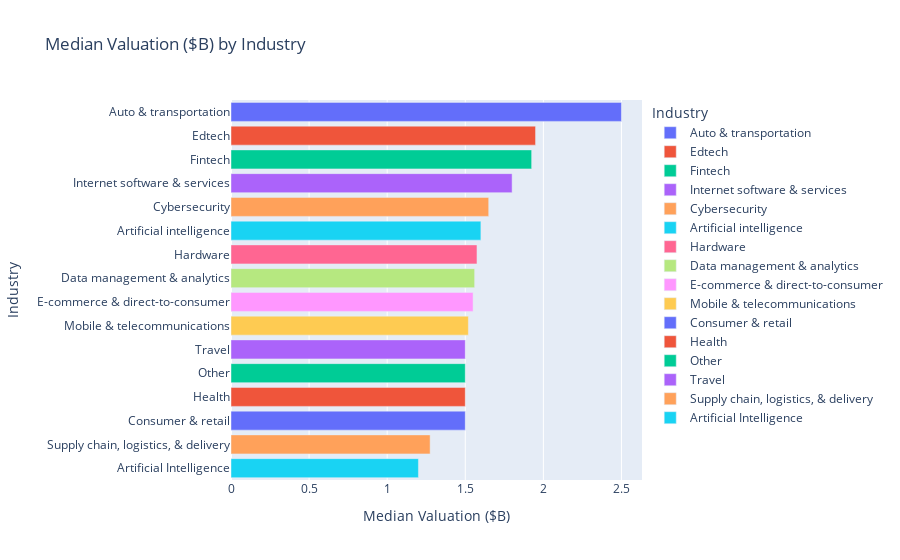

Write notebook code for a chart like this one.
### Markdown cell above
## Valuation by Industry

### Code cell
# Group the DataFrame by Industry and calculate the median Valuation ($B) for each industry
industry_valuation_median = companies.groupby('Industry')['Valuation ($B)'].median()
industry_valuation_median = industry_valuation_median.sort_values(ascending=False).reset_index()

# Create a horizontal bar plot using Plotly Express
fig = px.bar(industry_valuation_median, x='Valuation ($B)', y='Industry', orientation='h', color='Industry',
             labels={'Valuation ($B)': 'Median Valuation ($B)'}, title='Median Valuation ($B) by Industry')
fig.update_layout(yaxis={'categoryorder': 'total ascending'})

fig.show()

### Figure 1 — Plotly figure (JSON) as saved in the notebook; plotly's stock layout.template omitted (floating-point values rounded to 4 significant figures)
{"data": [{"alignmentgroup": "True", "hovertemplate": "Industry=%{y}<br>Median Valuation ($B)=%{x}<extra></extra>", "legendgroup": "Auto & transportation", "marker": {"color": "#636efa", "pattern": {"shape": ""}}, "name": "Auto & transportation", "offsetgroup": "Auto & transportation", "orientation": "h", "showlegend": true, "textposition": "auto", "type": "bar", "x": [2.5], "xaxis": "x", "y": ["Auto & transportation"], "yaxis": "y"}, {"alignmentgroup": "True", "hovertemplate": "Industry=%{y}<br>Median Valuation ($B)=%{x}<extra></extra>", "legendgroup": "Edtech", "marker": {"color": "#EF553B", "pattern": {"shape": ""}}, "name": "Edtech", "offsetgroup": "Edtech", "orientation": "h", "showlegend": true, "textposition": "auto", "type": "bar", "x": [1.95], "xaxis": "x", "y": ["Edtech"], "yaxis": "y"}, {"alignmentgroup": "True", "hovertemplate": "Industry=%{y}<br>Median Valuation ($B)=%{x}<extra></extra>", "legendgroup": "Fintech", "marker": {"color": "#00cc96", "pattern": {"shape": ""}}, "name": "Fintech", "offsetgroup": "Fintech", "orientation": "h", "showlegend": true, "textposition": "auto", "type": "bar", "x": [1.925], "xaxis": "x", "y": ["Fintech"], "yaxis": "y"}, {"alignmentgroup": "True", "hovertemplate": "Industry=%{y}<br>Median Valuation ($B)=%{x}<extra></extra>", "legendgroup": "Internet software & services", "marker": {"color": "#ab63fa", "pattern": {"shape": ""}}, "name": "Internet software & services", "offsetgroup": "Internet software & services", "orientation": "h", "showlegend": true, "textposition": "auto", "type": "bar", "x": [1.8], "xaxis": "x", "y": ["Internet software & services"], "yaxis": "y"}, {"alignmentgroup": "True", "hovertemplate": "Industry=%{y}<br>Median Valuation ($B)=%{x}<extra></extra>", "legendgroup": "Cybersecurity", "marker": {"color": "#FFA15A", "pattern": {"shape": ""}}, "name": "Cybersecurity", "offsetgroup": "Cybersecurity", "orientation": "h", "showlegend": true, "textposition": "auto", "type": "bar", "x": [1.65], "xaxis": "x", "y": ["Cybersecurity"], "yaxis": "y"}, {"alignmentgroup": "True", "hovertemplate": "Industry=%{y}<br>Median Valuation ($B)=%{x}<extra></extra>", "legendgroup": "Artificial intelligence", "marker": {"color": "#19d3f3", "pattern": {"shape": ""}}, "name": "Artificial intelligence", "offsetgroup": "Artificial intelligence", "orientation": "h", "showlegend": true, "textposition": "auto", "type": "bar", "x": [1.6], "xaxis": "x", "y": ["Artificial intelligence"], "yaxis": "y"}, {"alignmentgroup": "True", "hovertemplate": "Industry=%{y}<br>Median Valuation ($B)=%{x}<extra></extra>", "legendgroup": "Hardware", "marker": {"color": "#FF6692", "pattern": {"shape": ""}}, "name": "Hardware", "offsetgroup": "Hardware", "orientation": "h", "showlegend": true, "textposition": "auto", "type": "bar", "x": [1.575], "xaxis": "x", "y": ["Hardware"], "yaxis": "y"}, {"alignmentgroup": "True", "hovertemplate": "Industry=%{y}<br>Median Valuation ($B)=%{x}<extra></extra>", "legendgroup": "Data management & analytics", "marker": {"color": "#B6E880", "pattern": {"shape": ""}}, "name": "Data management & analytics", "offsetgroup": "Data management & analytics", "orientation": "h", "showlegend": true, "textposition": "auto", "type": "bar", "x": [1.56], "xaxis": "x", "y": ["Data management & analytics"], "yaxis": "y"}, {"alignmentgroup": "True", "hovertemplate": "Industry=%{y}<br>Median Valuation ($B)=%{x}<extra></extra>", "legendgroup": "E-commerce & direct-to-consumer", "marker": {"color": "#FF97FF", "pattern": {"shape": ""}}, "name": "E-commerce & direct-to-consumer", "offsetgroup": "E-commerce & direct-to-consumer", "orientation": "h", "showlegend": true, "textposition": "auto", "type": "bar", "x": [1.55], "xaxis": "x", "y": ["E-commerce & direct-to-consumer"], "yaxis": "y"}, {"alignmentgroup": "True", "hovertemplate": "Industry=%{y}<br>Median Valuation ($B)=%{x}<extra></extra>", "legendgroup": "Mobile & telecommunications", "marker": {"color": "#FECB52", "pattern": {"shape": ""}}, "name": "Mobile & telecommunications", "offsetgroup": "Mobile & telecommunications", "orientation": "h", "showlegend": true, "textposition": "auto", "type": "bar", "x": [1.52], "xaxis": "x", "y": ["Mobile & telecommunications"], "yaxis": "y"}, {"alignmentgroup": "True", "hovertemplate": "Industry=%{y}<br>Median Valuation ($B)=%{x}<extra></extra>", "legendgroup": "Consumer & retail", "marker": {"color": "#636efa", "pattern": {"shape": ""}}, "name": "Consumer & retail", "offsetgroup": "Consumer & retail", "orientation": "h", "showlegend": true, "textposition": "auto", "type": "bar", "x": [1.5], "xaxis": "x", "y": ["Consumer & retail"], "yaxis": "y"}, {"alignmentgroup": "True", "hovertemplate": "Industry=%{y}<br>Median Valuation ($B)=%{x}<extra></extra>", "legendgroup": "Health", "marker": {"color": "#EF553B", "pattern": {"shape": ""}}, "name": "Health", "offsetgroup": "Health", "orientation": "h", "showlegend": true, "textposition": "auto", "type": "bar", "x": [1.5], "xaxis": "x", "y": ["Health"], "yaxis": "y"}, {"alignmentgroup": "True", "hovertemplate": "Industry=%{y}<br>Median Valuation ($B)=%{x}<extra></extra>", "legendgroup": "Other", "marker": {"color": "#00cc96", "pattern": {"shape": ""}}, "name": "Other", "offsetgroup": "Other", "orientation": "h", "showlegend": true, "textposition": "auto", "type": "bar", "x": [1.5], "xaxis": "x", "y": ["Other"], "yaxis": "y"}, {"alignmentgroup": "True", "hovertemplate": "Industry=%{y}<br>Median Valuation ($B)=%{x}<extra></extra>", "legendgroup": "Travel", "marker": {"color": "#ab63fa", "pattern": {"shape": ""}}, "name": "Travel", "offsetgroup": "Travel", "orientation": "h", "showlegend": true, "textposition": "auto", "type": "bar", "x": [1.5], "xaxis": "x", "y": ["Travel"], "yaxis": "y"}, {"alignmentgroup": "True", "hovertemplate": "Industry=%{y}<br>Median Valuation ($B)=%{x}<extra></extra>", "legendgroup": "Supply chain, logistics, & delivery", "marker": {"color": "#FFA15A", "pattern": {"shape": ""}}, "name": "Supply chain, logistics, & delivery", "offsetgroup": "Supply chain, logistics, & delivery", "orientation": "h", "showlegend": true, "textposition": "auto", "type": "bar", "x": [1.275], "xaxis": "x", "y": ["Supply chain, logistics, & delivery"], "yaxis": "y"}, {"alignmentgroup": "True", "hovertemplate": "Industry=%{y}<br>Median Valuation ($B)=%{x}<extra></extra>", "legendgroup": "Artificial Intelligence", "marker": {"color": "#19d3f3", "pattern": {"shape": ""}}, "name": "Artificial Intelligence", "offsetgroup": "Artificial Intelligence", "orientation": "h", "showlegend": true, "textposition": "auto", "type": "bar", "x": [1.2], "xaxis": "x", "y": ["Artificial Intelligence"], "yaxis": "y"}], "layout": {"barmode": "relative", "legend": {"title": {"text": "Industry"}, "tracegroupgap": 0}, "title": {"text": "Median Valuation ($B) by Industry"}, "xaxis": {"anchor": "y", "domain": [0, 1], "title": {"text": "Median Valuation ($B)"}}, "yaxis": {"anchor": "x", "categoryarray": ["Artificial Intelligence", "Supply chain, logistics, & delivery", "Travel", "Other", "Health", "Consumer & retail", "Mobile & telecommunications", "E-commerce & direct-to-consumer", "Data management & analytics", "Hardware", "Artificial intelligence", "Cybersecurity", "Internet software & services", "Fintech", "Edtech", "Auto & transportation"], "categoryorder": "total ascending", "domain": [0, 1], "title": {"text": "Industry"}}}}
